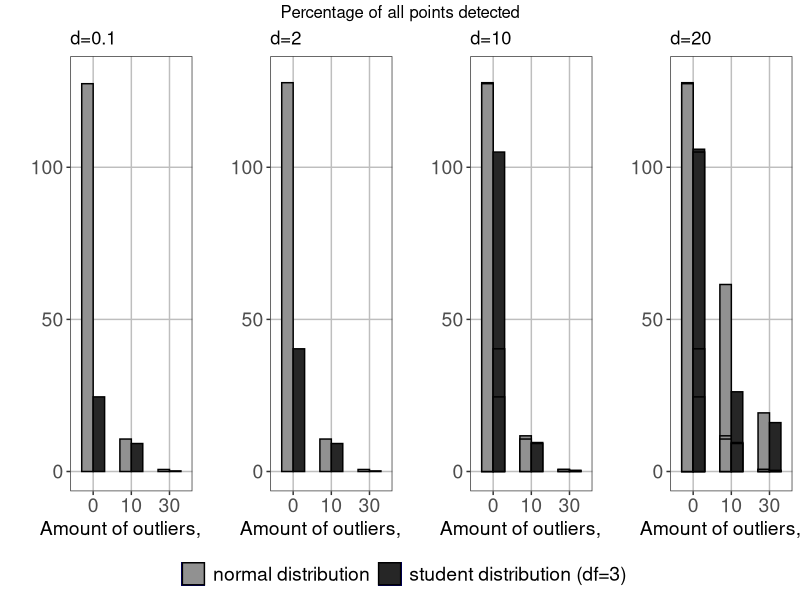

Write the R code that produced this figure.
data <- read.table("DataForMultipleHistos.txt",header=T,sep="\t")

library('ggplot2')
library('gridExtra')

plots <- list()
#titles of four historgrams to plot
names <- c("d=0.1","d=2","d=10", "d=20")
ditributionNames <-c("normal distribution","student distribution (df=3)")
xlabTitle <- "Amount of outliers, %"

#make a common legend for several plots
#https://github.com/hadley/ggplot2/wiki/Share-a-legend-between-two-ggplot2-graphs
g_legend<-function(a.gplot){
  tmp <- ggplot_gtable(ggplot_build(a.gplot))
  leg <- which(sapply(tmp$grobs, function(x) x$name) == "guide-box")
  legend <- tmp$grobs[[leg]]
  return(legend)}


for (i in 1:4)
{
  currentData <- data[((3*i)-2):((3-i)+1),]
  
  #relevant data retrieval part
  df2 = data.frame(y = currentData[,"All"], x = currentData[,"Outl"]*100)
  df3 = data.frame(y = currentData[,"All_s"], x = currentData[,"Outl"]*100)
  df2$id <- ditributionNames[1]
  df3$id <- ditributionNames[2]
  df4 <- rbind(df2,df3)
  df4 <- as.data.frame(lapply(df4, unlist))
  df4$id <- factor(df4$id)
  
  #create the plot itself
  currentPlot<- ggplot(data=df4, aes(x=factor(x), y=y, fill=id)) +
    #draw the bars
    geom_bar(width=.6,stat="identity", position=position_dodge(), colour="black") +
    #adjust labs data
    xlab(xlabTitle) +
    ylab("") +
    ylim(0, 130) +
    #set the title for the plot
    ggtitle(names[[i]])+
    #colors of bars
    scale_fill_manual(values=c("gray57", "gray15"), name ="")+
    theme_bw() +
    theme(
      #axis adjustment
      axis.title.x = element_text(size=14),
      axis.title.y = element_text(size=14),
      axis.text = element_text(size = 14),
      
      #legend adjustment
      legend.key = element_rect(fill = "navy"),
      legend.background = element_rect(fill = "white"),
      legend.position="bottom",
      legend.text = element_text(size = 14),
      
      #grid adjustment
      panel.grid.major = element_line(colour = "grey"),
      panel.grid.minor = element_blank()
    ) 
  
  plots[[i]] = currentPlot
}

#build a legend
mylegend<-g_legend(plots[[1]])

#draw the final plot
finalPlot <- grid.arrange(top="Percentage of all points detected",
                   arrangeGrob(plots[[1]] + theme(legend.position="none"),
                               plots[[2]] + theme(legend.position="none"),
                               plots[[3]] + theme(legend.position="none"),
                               plots[[4]] + theme(legend.position="none"),
                               nrow=1),
                   mylegend, nrow=2,heights=c(10, 1))

















